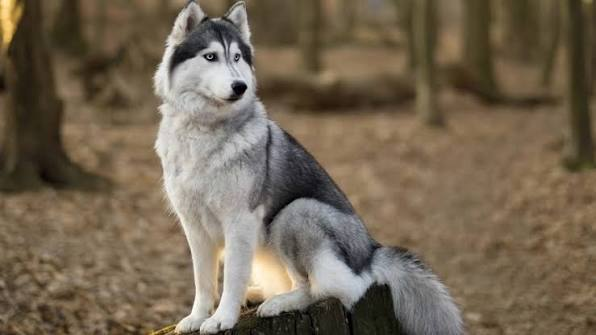
#> input picture backend/perro.jpg, 596 x 335 px
$ python -i validator.py   (imports and definitions only)   (older library calls are emulated)
#> lines starting #> are read from the running program, lines starting #| are printed output that depends on the picture; after the words box and inside, x2 and y2 are one past the last pixel; in counts of white or black regions, pixels touching at a corner belong together
"""
Validador de imágenes v3: criterios en cascada con verde obligatorio.
Distingue hojas de yuca de otros objetos (perros, personas, carros, etc.).
"""
import numpy as np
import cv2


# [16 lines left out: functions analizar_verde_hoja, analizar_marron_hoja, not called in this run]


def analizar_region_central(img_rgb: np.ndarray) -> float:
    """Contenido vegetal (verde o marrón-hoja) en el 70% central."""
    h, w = img_rgb.shape[:2]
#> h = 335; w = 596
    mh, mw = int(h * 0.15), int(w * 0.15)
#> mh = 50; mw = 89
    centro = img_rgb[mh:h-mh, mw:w-mw]
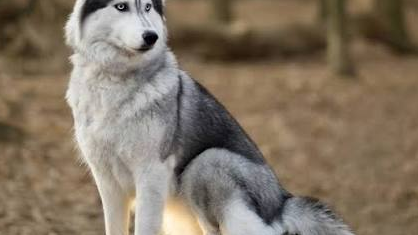
#> centro: shape (235, 418, 3); mean R, G, B 130.5, 116.8, 100
    if centro.size == 0:
        return 0.0

    hsv = cv2.cvtColor(centro, cv2.COLOR_RGB2HSV)
#> hsv: shape (235, 418, 3); mean H, S, V 32.3, 69.5, 131.5
    verde = cv2.inRange(hsv, np.array([35, 60, 50]), np.array([85, 255, 255]))
#> verde: shape (235, 418); every value is 0
    marron = cv2.inRange(hsv, np.array([20, 100, 40]), np.array([32, 255, 170]))
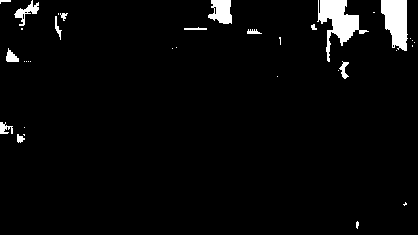
#> marron: shape (235, 418); 3.5% white; 35 white regions (21 under 20 px), largest, box (x1, y1, x2, y2) and area: (317, 0, 369, 62) 1206, (381, 0, 408, 51) 998, (208, 0, 232, 24) 425
    combinada = cv2.bitwise_or(verde, marron)
    return float(combinada.sum() / (255 * combinada.size))


# [7 lines left out: function analizar_textura, not called in this run]


def calcular_entropia(probs: np.ndarray) -> float:
    probs = np.clip(probs, 1e-10, 1.0)
    return float(-np.sum(probs * np.log(probs)) / np.log(len(probs)))


# [82 lines left out: function validar_imagen, not called in this run]

>>> import cv2
>>> picture = cv2.cvtColor(cv2.imread('perro.jpg'), cv2.COLOR_BGR2RGB)
>>> result = analizar_region_central(picture)
#> result = 0.0355

$ run again, on backend/yucamozaico1.jpg
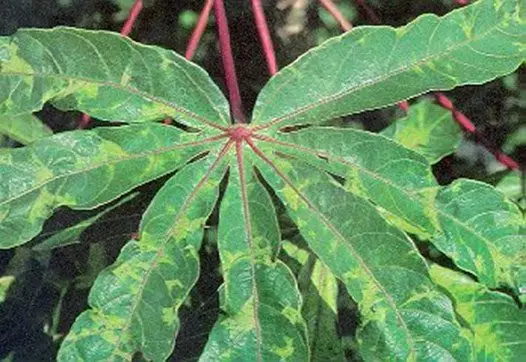
#> input picture backend/yucamozaico1.jpg, 526 x 362 px
#> hsv: shape (254, 370, 3); mean H, S, V 56.9, 95.6, 155.8
#> in analizar_region_central, `verde = cv2.inRange(hsv, np.array([35, 60, 50]), np.array([85, 255, 25..`:
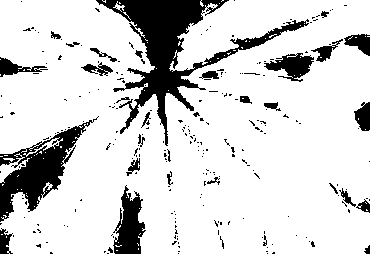
#> verde: shape (254, 370); 83.5% white; 249 black regions (218 under 20 px), largest, box (x1, y1, x2, y2) and area: (96, 0, 309, 146) 6578, (0, 116, 99, 222) 3299, (113, 185, 146, 254) 1307
#> marron: shape (254, 370); 0.12% white in thin lines or dots, all inside (x1, y1, x2, y2) = (4, 6, 370, 199)
#> in analizar_region_central, `combinada = cv2.bitwise_or(verde, marron)`:
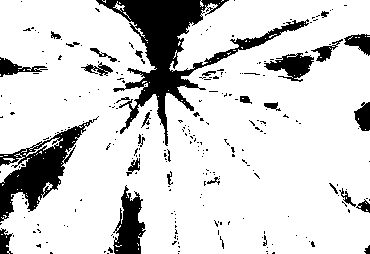
#> combinada: shape (254, 370); 83.6% white; 252 black regions (221 under 20 px), largest, box (x1, y1, x2, y2) and area: (96, 0, 309, 146) 6551, (0, 116, 99, 222) 3295, (113, 185, 146, 254) 1307
#> result = 0.836

$ run again, on backend/yucaestria1.png
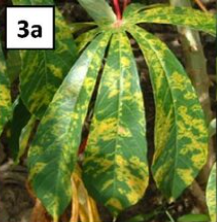
#> input picture backend/yucaestria1.png, 217 x 222 px
#> hsv: shape (156, 153, 3); mean H, S, V 39.8, 158.5, 136
#> in analizar_region_central, `verde = cv2.inRange(hsv, np.array([35, 60, 50]), np.array([85, 255, 25..`:
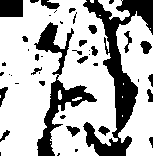
#> verde: shape (156, 153); 71.1% white; 45 black regions (21 under 20 px), largest, box (x1, y1, x2, y2) and area: (83, 0, 153, 156) 3387, (34, 22, 97, 156) 1930, (0, 0, 23, 17) 391
#> marron: shape (156, 153); 8.6% white; 65 white regions (52 under 20 px), largest, box (x1, y1, x2, y2) and area: (113, 75, 138, 137) 344, (38, 105, 58, 156) 341, (87, 137, 131, 156) 321
#> in analizar_region_central, `combinada = cv2.bitwise_or(verde, marron)`:
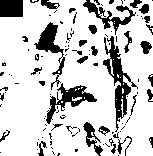
#> combinada: shape (156, 153); 79.8% white; 112 black regions (78 under 20 px), largest, box (x1, y1, x2, y2) and area: (103, 36, 138, 132) 902, (46, 83, 97, 124) 622, (34, 22, 65, 90) 581
#> result = 0.798
